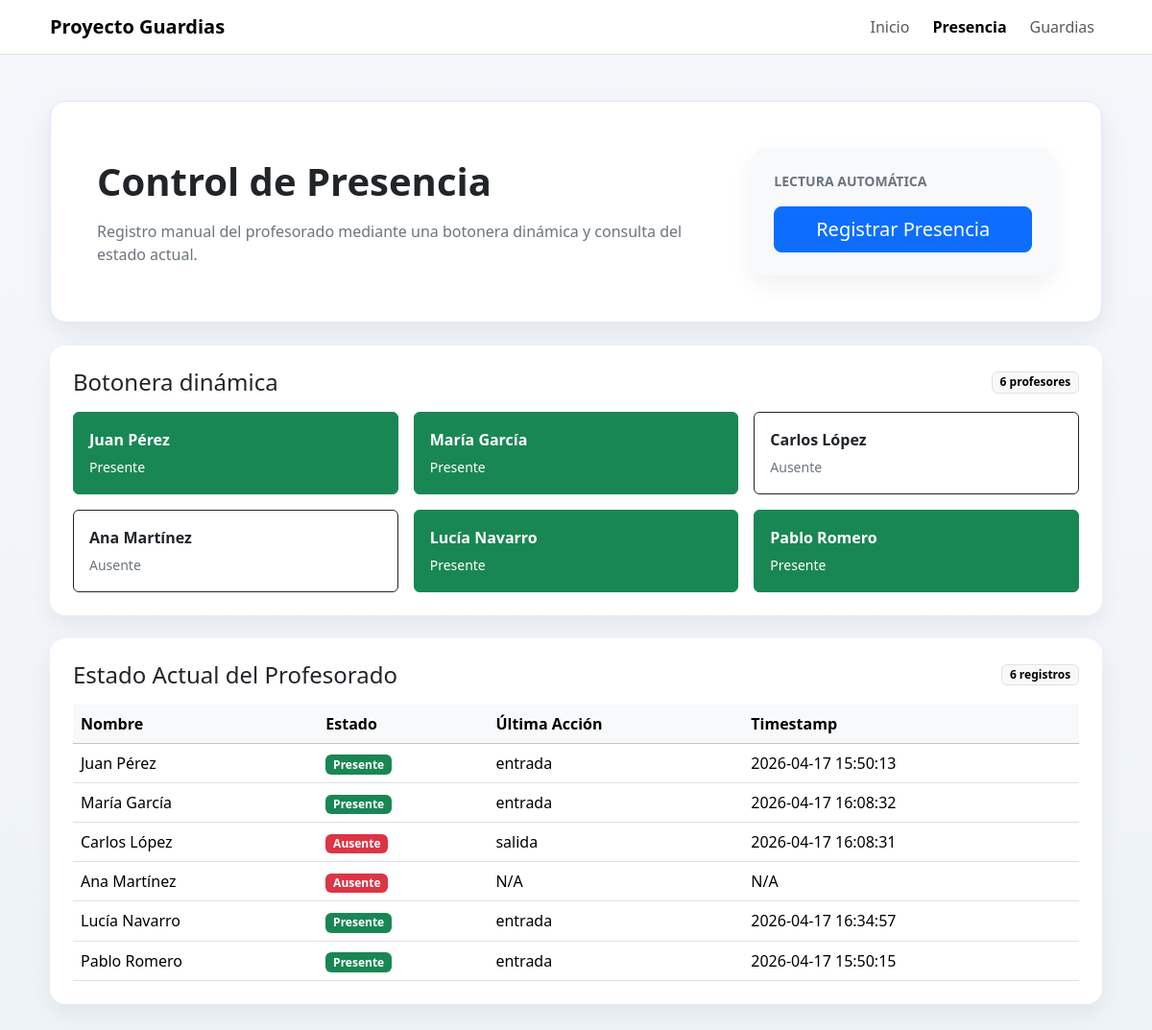
Page /presencia on the committed database.
### tables this page shows
CREATE TABLE profesores (
    id INTEGER PRIMARY KEY AUTOINCREMENT,
    nombre TEXT NOT NULL,
    rfid TEXT,
    huella_id TEXT,
    face_id TEXT,
    activo INTEGER DEFAULT 1,
    guardias_acumuladas INTEGER DEFAULT 0,
    guardias_semana INTEGER DEFAULT 0
);

CREATE TABLE presencia (
    id INTEGER PRIMARY KEY AUTOINCREMENT,
    profesor_id INTEGER,
    timestamp DATETIME DEFAULT CURRENT_TIMESTAMP,
    tipo TEXT,   -- 'entrada' o 'salida'
    FOREIGN KEY (profesor_id) REFERENCES profesores(id)
);

### app.py (the view)
@app.route("/presencia")
def vista_presencia():
    estado = obtener_estado_actual(_obtener_db_path())
    return render_template("presencia.html", estado=estado)

### app.py (called while the page is built)
def _obtener_db_path():
    return app.config.get("DB_PATH", "ies.db")

### modules/db/db_manager.py (called while the page is built)
    def get_connection(self):
        return sqlite3.connect(self.db_path)

    def get_profesores(self):
        conn = self.get_connection()
        cursor = conn.cursor()
        cursor.execute("SELECT * FROM profesores WHERE activo = 1")
        rows = cursor.fetchall()
        conn.close()
        return [Profesor(*row) for row in rows]

    def get_presencias_hoy(self, fecha=None):
        from datetime import datetime
        fecha = fecha or datetime.now().strftime("%Y-%m-%d")
        conn = self.get_connection()
        cursor = conn.cursor()
        cursor.execute("""
            SELECT * FROM presencia
            WHERE date(timestamp) = ?
            ORDER BY profesor_id, timestamp
        """, (fecha,))
        rows = cursor.fetchall()
        conn.close()
        return [Presencia(*row) for row in rows]

### modules/presencia/registro.py (called while the page is built)
def obtener_estado_actual(db_path="ies.db"):
    db_manager = DBManager(db_path)
    profesores = db_manager.get_profesores()
    presencias_hoy = db_manager.get_presencias_hoy()
    estado = {}
    for profesor in profesores:
        presencias_profesor = sorted([p for p in presencias_hoy if p.profesor_id == profesor.id],
                                   key=lambda p: p.timestamp)
        presente = bool(presencias_profesor) and presencias_profesor[-1].tipo == 'entrada'
        estado[profesor.id] = {
            'nombre': profesor.nombre,
            'presente': presente,
            'ultima_accion': presencias_profesor[-1].tipo if presencias_profesor else None,
            'timestamp': presencias_profesor[-1].timestamp if presencias_profesor else None
        }
    return estado

### templates/presencia.html (shortened to what this page needs)
<!DOCTYPE html>
<html lang="es">
<head>
    <link href="https://cdn.jsdelivr.net/npm/bootstrap@5.3.3/dist/css/bootstrap.min.css" rel="stylesheet">
</head>
<body>
    <nav class="navbar navbar-expand-lg bg-white border-bottom sticky-top">
        <div class="container app-shell">
            <a class="navbar-brand fw-semibold" href="{{ url_for('index') }}">Proyecto Guardias</a>
            <div class="collapse navbar-collapse" id="mainNav">
                <div class="navbar-nav ms-auto gap-lg-2">
                    <a class="nav-link" href="{{ url_for('index') }}">Inicio</a>
                    <a class="nav-link active fw-semibold" href="{{ url_for('vista_presencia') }}">Presencia</a>
                    <a class="nav-link" href="{{ url_for('vista_guardias') }}">Guardias</a>
                </div>
            </div>
        </div>
    </nav>
    <main class="container app-shell py-4 py-lg-5">
        <section class="page-hero p-4 p-lg-5 mb-4">
            <div class="row g-4 align-items-center">
                <div class="col-lg-8">
                    <h1 class="display-6 fw-semibold mb-3">Control de Presencia</h1>
                    <p class="text-secondary mb-0">Registro manual del profesorado mediante una botonera dinámica y consulta del estado actual.</p>
                </div>
                <div class="col-lg-4">
                    <div class="card content-card bg-body-tertiary">
                        <div class="card-body p-4">
                            <p class="text-uppercase text-secondary small fw-semibold mb-3">Lectura automática</p>
                            <form action="{{ url_for('registrar') }}" method="post" class="d-grid">
                                <button class="btn btn-primary btn-lg" type="submit">Registrar Presencia</button>
                            </form>
                        </div>
                    </div>
                </div>
            </div>
        </section>
        <section class="card stat-card mb-4">
            <div class="card-body p-4">
                <div class="d-flex justify-content-between align-items-center mb-3 flex-wrap gap-2">
                    <h2 class="h4 mb-0">Botonera dinámica</h2>
                    <span class="badge text-bg-light border">{{ estado|length }} profesores</span>
                </div>
                <div class="row g-3">
                    {% for profesor_id, info in estado.items() %}
                    <div class="col-md-6 col-xl-4">
                        <form action="{{ url_for('registrar') }}" method="post" class="h-100">
                            <button class="btn {% if info.presente %}btn-success{% else %}btn-outline-dark{% endif %} w-100 h-100 text-start p-3" type="submit">
                                <span class="d-block fw-semibold mb-1">{{ info.nombre }}</span>
                                <span class="small {% if info.presente %}text-white{% else %}text-secondary{% endif %}">
                                    {% if info.presente %}Presente{% else %}Ausente{% endif %}
                                </span>
                            </button>
                        </form>
                    </div>
                    {% else %}
                    <div class="col-12">
                        <div class="text-center text-secondary py-3">No hay profesores disponibles para registrar.</div>
                    </div>
                    {% endfor %}
                </div>
            </div>
        </section>
        <section class="card stat-card">
            <div class="card-body p-4">
                <div class="d-flex justify-content-between align-items-center mb-3 flex-wrap gap-2">
                    <h2 class="h4 mb-0">Estado Actual del Profesorado</h2>
                    <span class="badge text-bg-light border">{{ estado|length }} registros</span>
                </div>
                <div class="table-responsive">
                    <table class="table table-hover align-middle mb-0">
                        <thead class="table-light">
                            <tr>
                                <th>Nombre</th>
                                <th>Estado</th>
                                <th>Última Acción</th>
                                <th>Timestamp</th>
                            </tr>
                        </thead>
                        <tbody>
                            {% for profesor_id, info in estado.items() %}
                            <tr>
                                <td class="fw-medium">{{ info.nombre }}</td>
                                <td>
                                    <span class="badge {% if info.presente %}text-bg-success{% else %}text-bg-danger{% endif %}">
                                        {% if info.presente %}Presente{% else %}Ausente{% endif %}
                                    </span>
                                </td>
                                <td>{{ info.ultima_accion or 'N/A' }}</td>
                                <td>{{ info.timestamp or 'N/A' }}</td>
                            </tr>
                            {% else %}
                            <tr>
                                <td colspan="4" class="text-center text-secondary py-4">No hay registros de presencia para mostrar.</td>
                            </tr>
                            {% endfor %}
                        </tbody>
                    </table>
                </div>
            </div>
        </section>
    </main>
</body>
</html>

### templates/presencia.html (style rules this page uses)
body { background: linear-gradient(180deg, #f5f7fb 0%, #eef3f8 100%); min-height: 100vh; }
.app-shell { max-width: 1120px; }
.page-hero { background: #ffffff; border: 1px solid #dfe7f1; border-radius: 1rem; box-shadow: 0 10px 30px rgba(31, 41, 55, 0.08); }
.stat-card, .content-card { border: 0; border-radius: 1rem; box-shadow: 0 10px 24px rgba(15, 23, 42, 0.06); }

### rows in the picture
profesores: nombre "Juan Pérez", nombre "Juan Pérez"
profesores: nombre "María García", nombre "María García"
profesores: nombre "Carlos López", nombre "Carlos López"
profesores: nombre "Ana Martínez", nombre "Ana Martínez"
profesores: nombre "Lucía Navarro", nombre "Lucía Navarro"
profesores: nombre "Pablo Romero", nombre "Pablo Romero"
presencia: tipo "entrada", timestamp "2026-04-17 15:50:13"
presencia: tipo "entrada", timestamp "2026-04-17 16:08:32"
presencia: tipo "salida", timestamp "2026-04-17 16:08:31"
presencia: tipo "entrada", timestamp "2026-04-17 16:34:57"
presencia: tipo "entrada", timestamp "2026-04-17 15:50:15"

### other values in the picture
{{ estado|length }} "6"
{{ info.ultima_accion or 'N/A' }} "N/A"
{{ info.timestamp or 'N/A' }} "N/A"
